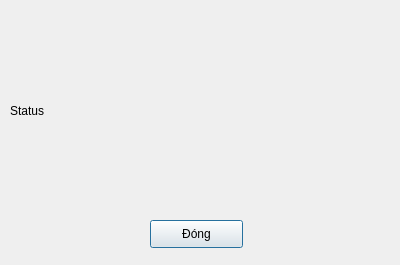
<?xml version="1.0" encoding="UTF-8"?>
<ui version="4.0">
 <class>Notification</class>
 <widget class="QDialog" name="Notification">
  <property name="geometry">
   <rect>
    <x>0</x>
    <y>0</y>
    <width>400</width>
    <height>265</height>
   </rect>
  </property>
  <property name="windowTitle">
   <string>Dialog</string>
  </property>
  <widget class="QLabel" name="label">
   <property name="geometry">
    <rect>
     <x>10</x>
     <y>10</y>
     <width>371</width>
     <height>201</height>
    </rect>
   </property>
   <property name="styleSheet">
    <string notr="true">text-align: center;
</string>
   </property>
   <property name="text">
    <string>Status</string>
   </property>
  </widget>
  <widget class="QPushButton" name="pushButton">
   <property name="geometry">
    <rect>
     <x>150</x>
     <y>220</y>
     <width>93</width>
     <height>28</height>
    </rect>
   </property>
   <property name="text">
    <string>Đóng</string>
   </property>
  </widget>
 </widget>
 <resources/>
 <connections/>
</ui>
